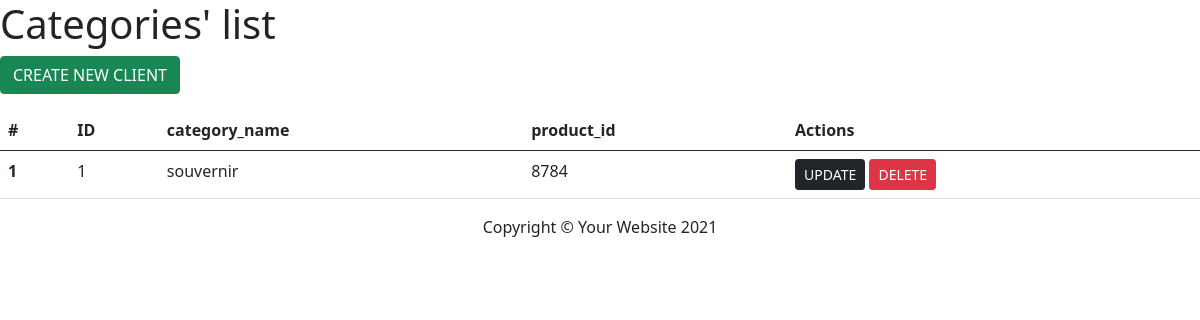
Screenshot of /users/category.php (signed in) with the database file from the repository.
### tables this page shows
CREATE TABLE `category` (
                            `id` int(10) NOT NULL,
                            `category_name` varchar(100) NOT NULL,
                            `product_id` int(11) NOT NULL
);

### users/category.php (the view, shortened to what this page needs)
<!doctype html>
<html lang="en">
<head>
    <link href="https://cdn.jsdelivr.net/npm/bootstrap@5.1.0/dist/css/bootstrap.min.css" rel="stylesheet">
    <link rel="stylesheet" href="../../style/styles.css">
</head>
<body>
<h1>Categories' list</h1>
<?php
include("connection/connection.php");
$query=('SELECT * FROM category');
$pdo = new PDO('mysql:localhost=$db_host;dbname=fit2104A2_db', $db_username, $db_passwd );
$stmt=$pdo->prepare($query);
if ($stmt->execute()): ?>
    <div class="center">
        <p class="yes" >
            <a  href="create.php" type="button" class="btn btn-success float-right" >CREATE NEW CLIENT </a>
        </p>
        <table class="table">
            <thead>
            <tr>
                <th scope="col">#</th>
                <th scope="col" >ID</th>
                <th scope="col">category_name</th>
                <th scope="col">product_id</th>
                <th scope="col">Actions</th>
            </tr>
            </thead>
            <tbody>
            <?php
            foreach ($stmt as $i => $item):
                ?>
                <tr>
                    <th scope="row"><?php echo $i+1 ?> </th>
                    <td><?= $item['id']?></td>
                    <td><?= $item['category_name'] ?></td>
                    <td><?= $item['product_id'] ?></td>
                    <td>
                        <button href="edit.php" type="button" class="btn btn-sm btn-dark" >UPDATE</button>
                        <button href="delete.php" type="button" class="btn  btn-sm btn-danger" "> DELETE</button>
                    </td>
                </tr>
            <?php endforeach;
            ?>
            </tbody>
        </table>
    </div
<?php else:
    die(friendlyError($stmt->errorInfo()[2]));
endif; ?>
</body>
<?php include_once "partials/footer.php"
?>
</html>

### rows the page displays
category: id "1", category_name "souvernir", product "8784"
